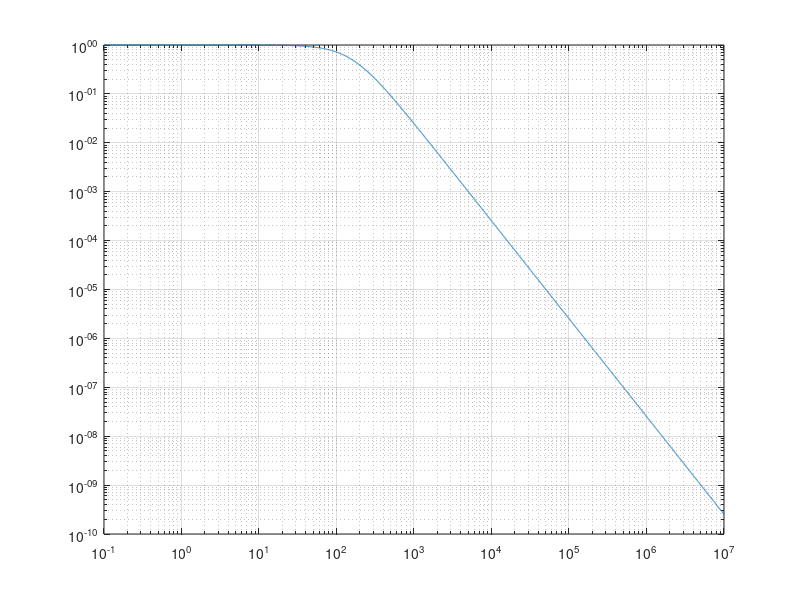

This figure's MATLAB source:
%
% Simulate PWM output
%

clock_freq = 250e6;
pwm_bit_depth = 10;
pwm_freq = clock_freq/2^pwm_bit_depth;
gain = 9.3;
Vin_peak = 0.8;

f = logspace(-1,7,1e4);
w = 2*pi*f;

R1 = 1e3;
R2 = 1e3;
C1 = 1e-6;
C2 = 1e-6;

H = 1./(1 + 1i*w*(R1*C2 + R2*C1) - w.^2.*R1*R2*C1*C2);

g = @(x) Vin_peak*gain*abs(interp1(f,H,x,'pchip'));

%%
figure(2);%clf;
loglog(f,abs(H));
hold on;
grid on;

fprintf('Amplitude at PWM freq is %.3f mV\n',1e3*g(pwm_freq));